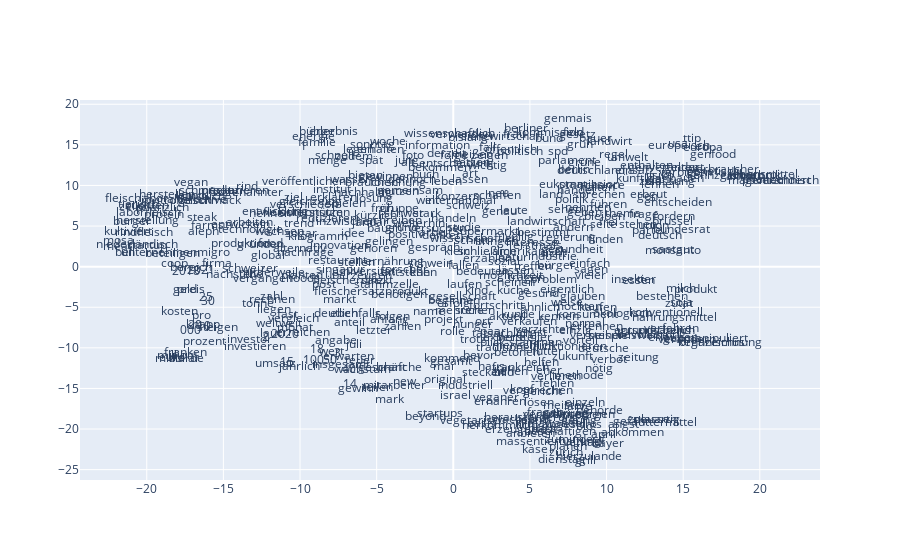

The cell this chart's notebook holds for it:
### Code cell
from sklearn.decomposition import IncrementalPCA    # inital reduction
from sklearn.manifold import TSNE                   # final reduction
import numpy as np                                  # array handling


def reduce_dimensions(model):
    num_dimensions = 2  # final num dimensions (2D, 3D, etc)

    # extract the words & their vectors, as numpy arrays
    vectors = np.asarray(model.wv.vectors)
    labels = np.asarray(model.wv.index_to_key)  # fixed-width numpy strings

    # reduce using t-SNE
    tsne = TSNE(n_components=num_dimensions, random_state=0)
    vectors = tsne.fit_transform(vectors)

    x_vals = [v[0] for v in vectors]
    y_vals = [v[1] for v in vectors]
    return x_vals, y_vals, labels


x_vals, y_vals, labels = reduce_dimensions(model)

def plot_with_plotly(x_vals, y_vals, labels, plot_in_notebook=True):
    from plotly.offline import init_notebook_mode, iplot, plot
    import plotly.graph_objs as go

    trace = go.Scatter(x=x_vals, y=y_vals, mode='text', text=labels)
    data = [trace]

    if plot_in_notebook:
        init_notebook_mode(connected=True)
        iplot(data, filename='word-embedding-plot')
    else:
        plot(data, filename='word-embedding-plot.html')


def plot_with_matplotlib(x_vals, y_vals, labels):
    import matplotlib.pyplot as plt
    import random

    random.seed(0)

    plt.figure(figsize=(12, 12))
    plt.scatter(x_vals, y_vals)

    #
    # Label randomly subsampled 25 data points
    #
    indices = list(range(len(labels)))
    selected_indices = random.sample(indices, 25)
    for i in selected_indices:
        plt.annotate(labels[i], (x_vals[i], y_vals[i]))

try:
    get_ipython()
except Exception:
    plot_function = plot_with_matplotlib
else:
    plot_function = plot_with_plotly

plot_function(x_vals, y_vals, labels)

### Figure 1 — Plotly figure (JSON) as saved in the notebook; plotly's stock layout.template omitted (floating-point values rounded to 4 significant figures; data arrays with more than 128 entries replaced by an {"elided": "..."} marker saying what was removed)
{"data": [{"mode": "text", "text": {"elided": "471 str values"}, "type": "scatter", "x": {"elided": "471 float values"}, "y": {"elided": "471 float values"}}], "layout": {}}
